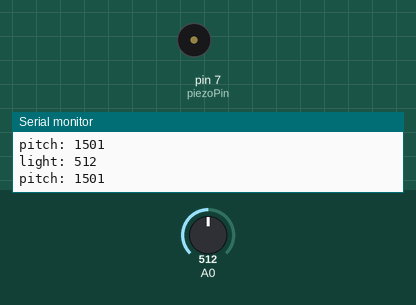
Bench run of a sketch on a simulated Arduino Uno, built with avr-gcc and run on an emulated ATmega328P. On the bench: buzzer (waves = sounding), the last lines printed to the serial monitor. The inputs (shaded band) are chosen by the test bench; at power-on: A0 = 512.

Above: at 1.2 s.
1.3 s: A0 set to 0
At 1.3 s:
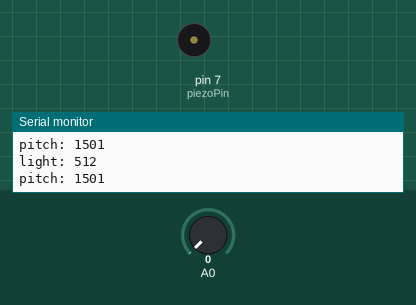
2.8 s: A0 set to 122
At 3.18 s:
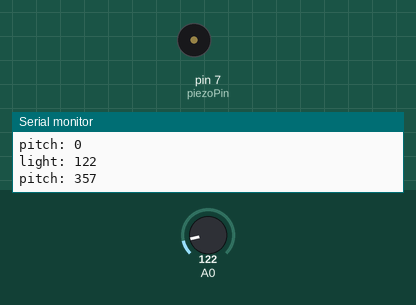
Timing chart, 0 to 11.8 s (numbered marks = the images above; inputs shaded):
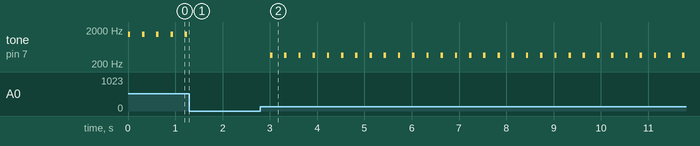

The sketch:

03.ino
```cpp
// 조도센서의 값을 읽어서 피에조 음정(pitch)으로 출력하기
int piezoPin = 7;

void setup() {
  pinMode(piezoPin, OUTPUT);
  Serial.begin(9600);
}

void loop() {
  int light = analogRead(A0);
  Serial.print("light: ");
  Serial.println(light);

  // 아날로그 출력을 음정으로 변환
  int pitch = map(light, 0, 1023, 0, 3000);
  Serial.print("pitch: ");
  Serial.println(pitch);

  tone(piezoPin, pitch, 50); // 50은 0.5초 duration
  delay(300);
}
```

Measured:
- after the input at 1.3 s, tone on pin 7 (piezoPin): stops changing and stays silent
- after the input at 2.8 s, tone on pin 7 (piezoPin): alternates 357 Hz for 0.05 s and silent for 0.25 s, starting after 0.21 s
- by itself, tone on pin 7 (piezoPin): alternates 1501 Hz for 0.05 s and silent for 0.25 s
